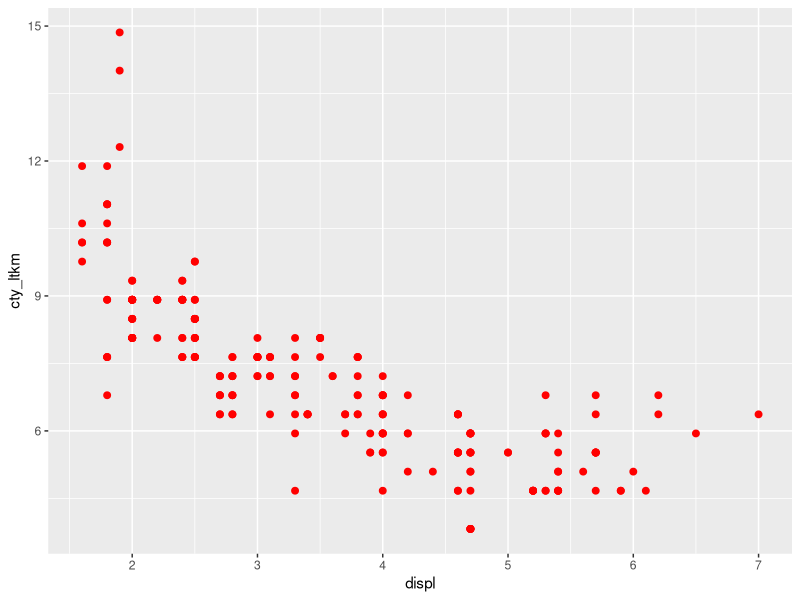
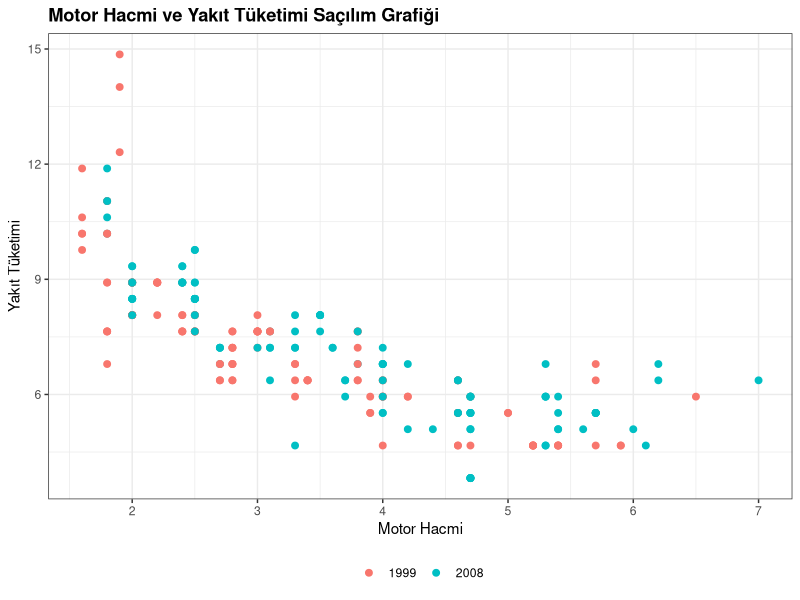
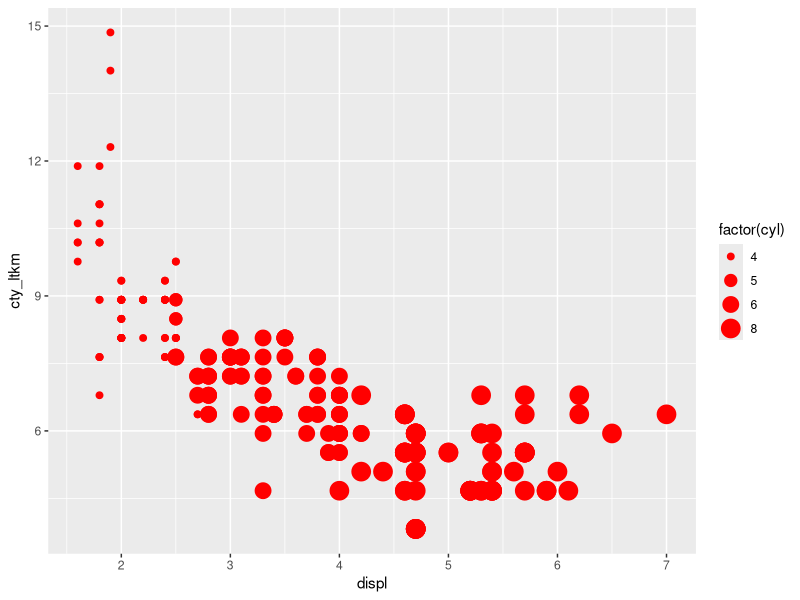
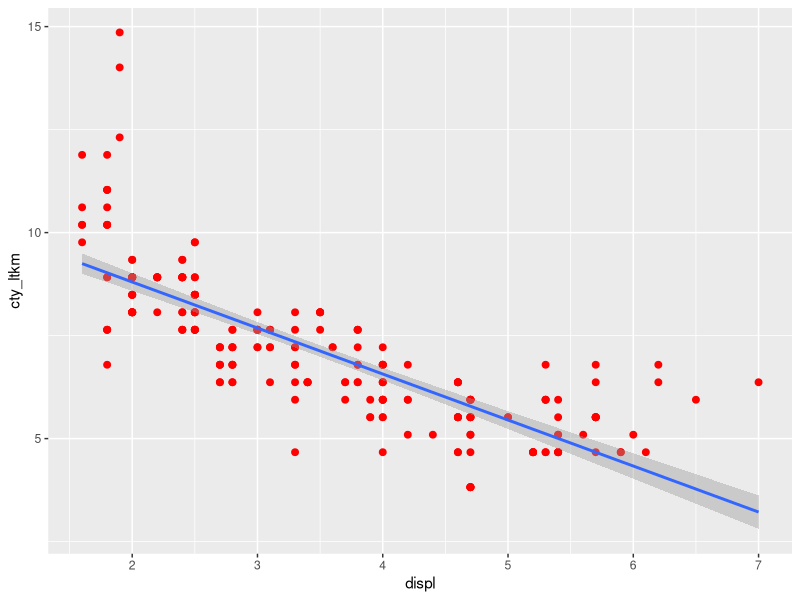
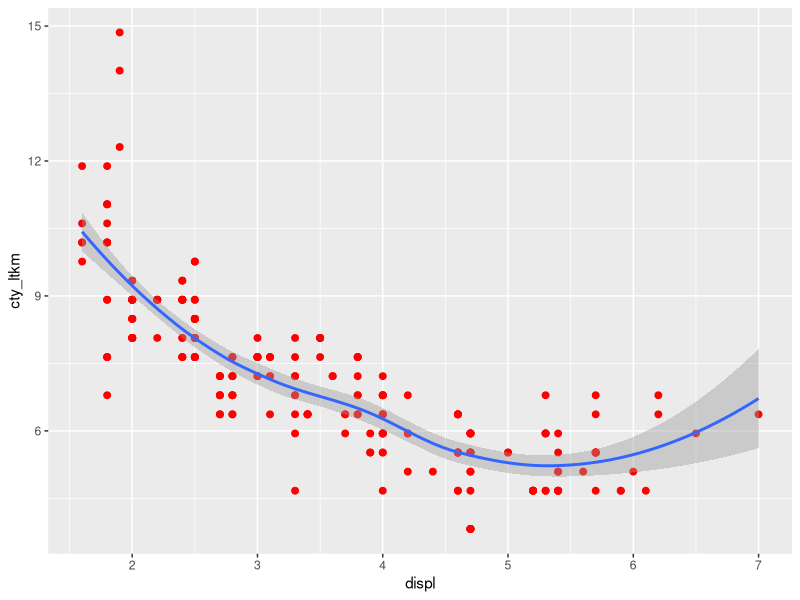
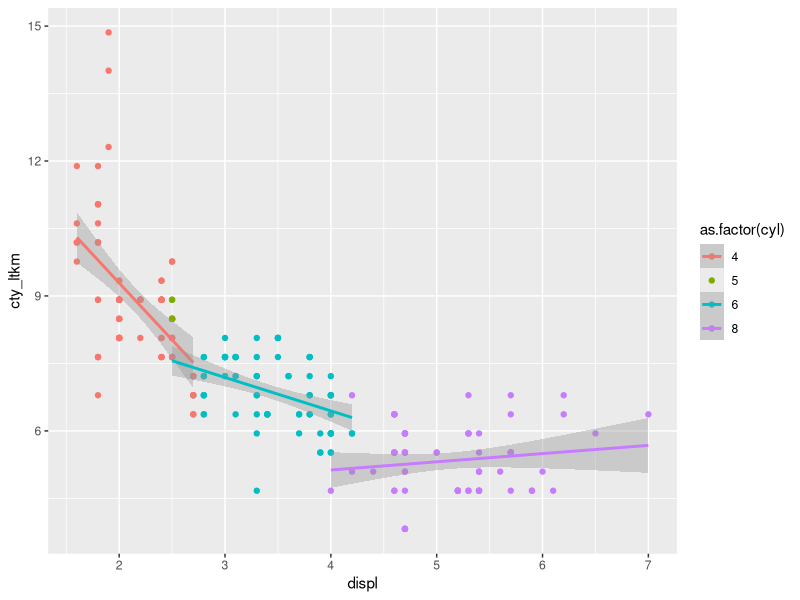
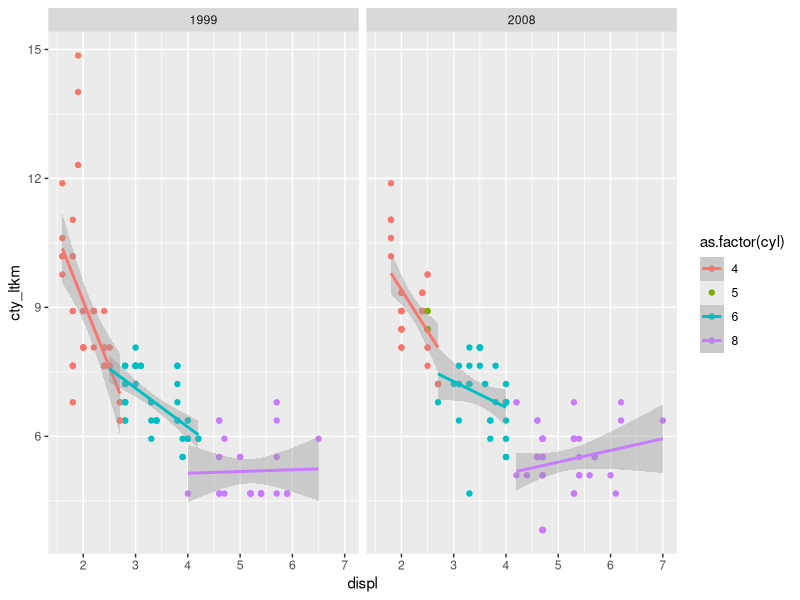
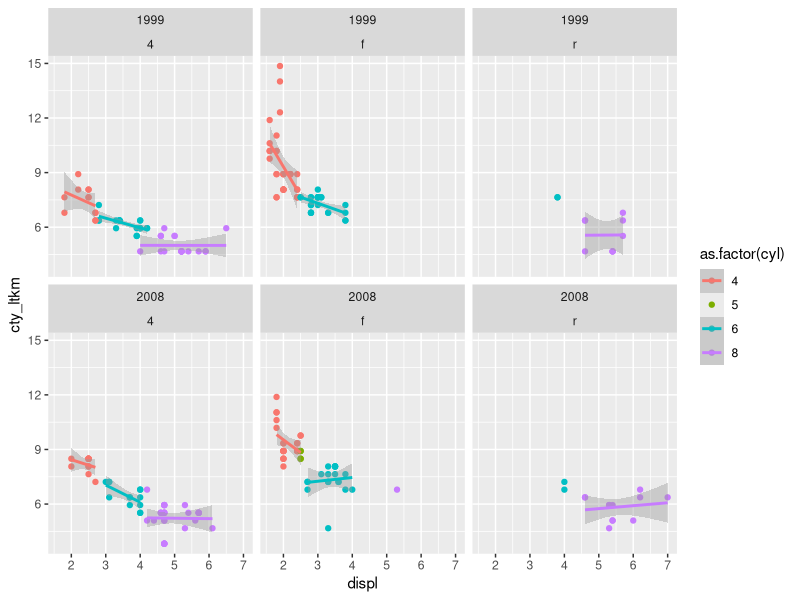

The R script that drew these images, in order:
## ---- chunk 1

library(ggplot2)
library(dplyr, quietly = TRUE)

# Bir önceki bölümde üretilen yeni değişkenleri mpg veri setine yine ekleyelim.

# litre başına km hesaplama
galonmil_to_ltkm <- function(x){
  
  km <- x * 1.609/3.79
  return(km)
}

df <- mpg
df$cty_ltkm <- galonmil_to_ltkm(df$cty)
df$hwy_ltkm <- galonmil_to_ltkm(df$hwy)

p1 <- ggplot(df,aes(x=displ,y=cty_ltkm)) +
  geom_point(size=2,color="red")
p1

# gruplar düzeyinde grafiği çizdirme
p2 <- ggplot(df,aes(x=displ,y=cty_ltkm,colour=as.factor(year))) +
  geom_point(size=2) +
  # grafiğe başlık ekleme
  ggtitle("Motor Hacmi ve Yakıt Tüketimi Saçılım Grafiği") +
  #eksenleri isimlendirme
  xlab("Motor Hacmi") + 
  ylab("Yakıt Tüketimi")+
  theme_bw() + # tema değiştirme
  theme(legend.position = "bottom",  # gruplama değişkeninin poziyounun değiştirme
        plot.title = element_text(face = "bold"), # kalın başlık
        legend.title = element_blank()) # grup başlığını kaldırma
p2  

ggplot(df,aes(x=displ,y=cty_ltkm)) +
  geom_point(aes(size=factor(cyl)),color="red")

# grafiğe model eğrisi ekleme
p1 + geom_smooth(method = lm, se = TRUE)
p1 + geom_smooth(method = loess, se = TRUE)

# grup düzeyinde model eğrileri ve saçılım grafiği
p3 <- df %>% 
  ggplot(aes(x=displ,y=cty_ltkm,color=as.factor(cyl))) +
  geom_point()  + 
  geom_smooth(method = lm, se = TRUE)
p3

# grup ve yıl düzeyinde model eğrileri ve saçılım grafiği
p3 + facet_wrap(~ year)
p3 + facet_wrap(~ year+drv)
p3 + facet_grid(drv ~ year) # eksen aralıkları sabit
p3 + facet_grid(drv ~ year,scales = "free") # eksen aralıkları değişken

## ---- chunk 2

economics
summary(economics)

p4 <- economics %>% 
  ggplot(aes(x=date,y=pce)) +
  geom_line(color="blue") +
  theme_minimal() +
  labs(x = "",
       y = "Personal Consumption Expenditures",
       title = "Personal Consumption Expenditures Time Series",
       caption = "Economics Data",
       subtitle = "Economics Data (1967-2015)")
p4

# zaman eksenini ayarlama
p4 + 
  scale_x_date(date_breaks = "1 year", date_labels = "%Y") +
  theme(axis.text.x = element_text(angle = 45), legend.position = "top")

p4 + 
  scale_x_date(date_breaks = "2 year", date_labels = "%Y",expand = c(0,0)) +
  theme(axis.text.x = element_text(angle = 45), legend.position = "top")

# çizgi türü değiştirilebilir
economics %>% 
  ggplot(aes(x=date,y=pce)) +
  geom_line(linetype = "dashed", size = 1, colour = "blue")

economics %>% 
  ggplot(aes(x=date,y=pce)) +
  geom_line(linetype = "dotted", size = 2, colour = "blue")

# zaman grafiğine noktalar ekleme
economics %>% 
  filter(lubridate::year(date) >= 2010) %>% 
  ggplot(aes(x=date,y=pce)) +
  geom_line()+
  geom_point(size = 3, shape= 7, colour = "red")

# gölgeli zaman grafiği
economics %>% 
  ggplot(aes(x=date,y=pce)) +
  geom_area(color="blue",fill="red",alpha=0.6) +
  # y ekseni aralıklarını ayarlama
  scale_y_continuous(breaks = seq(0, max(economics$pce), by = 1000))

economics %>% 
  ggplot(aes(x=date,y=uempmed )) +
  geom_area(color="blue",fill="red",alpha=0.5) +
  theme_light()

# çoklu zaman serisi grafiği
economics_long

# serilerin ölçekleri farklı 
economics_long %>% 
  ggplot(aes(x=date,y=value,color=variable))+
  geom_line()

economics_long %>% 
  ggplot(aes(x=date,y=value))+
  geom_line() +
  facet_wrap(~variable,scales = "free_y")

economics_long %>% 
  ggplot(aes(x=date,y=value))+
  geom_line() +
  facet_wrap(~variable,scales = "free_y")+
  scale_y_log10() # y eksenlerinin logatirması alınır

## ---- chunk 3

glimpse(diamonds)
summary(diamonds)

## ---- chunk 4

# sıklık durumunu görselleştirme
ggplot(diamonds, aes(cut)) +
  geom_bar()

## ---- chunk 5

ggplot(diamonds, aes(cut, fill = color)) +
  geom_bar(position = position_dodge()) + 
  xlab("Pirlanta kaliteleri") + 
  ylab("Gozlenme Sikliklari")

## ---- chunk 6

ggplot(diamonds, aes(x=cut, y=carat,fill = color)) +
  geom_bar(stat = "identity") 

## ---- chunk 7

ggplot(diamonds, aes(x=cut, y=carat,fill = color)) +
  # fill ile oransal olarak gösterim yapılır
  geom_bar(stat = "identity",position = "fill") 

## ---- chunk 8

ggplot(diamonds, aes(price)) +
  geom_histogram()

ggplot(diamonds, aes(price)) +
  geom_histogram(binwidth = 1000,fill = "green")

ggplot(diamonds, aes(price)) +
  geom_density()

ggplot(diamonds, aes(price)) +
  geom_density(alpha = .3, fill = "blue")

ggplot(diamonds, aes(price)) +
  geom_histogram(aes(y = ..density..),fill = "red") +
  geom_density(size=1,fill = "blue")

ggplot(diamonds, aes(price)) +
  geom_histogram() + 
  facet_wrap( ~ cut ,scales = "free" )

ggplot(diamonds, aes(price)) +
  geom_histogram() + 
  facet_grid(cut ~ color,scales = "free" )

ggplot(diamonds, aes(x=price,fill=cut)) +
  geom_density(alpha=.3)

# boxplot
ggplot(diamonds, aes(x=price)) +
  geom_boxplot()

# boxplot'a ortalama eklemek
ggplot(diamonds, aes(x=cut,y=price)) +
  geom_boxplot(color="blue")+
  stat_summary(fun = "mean", geom = "point", shape = 5, size = 3)
